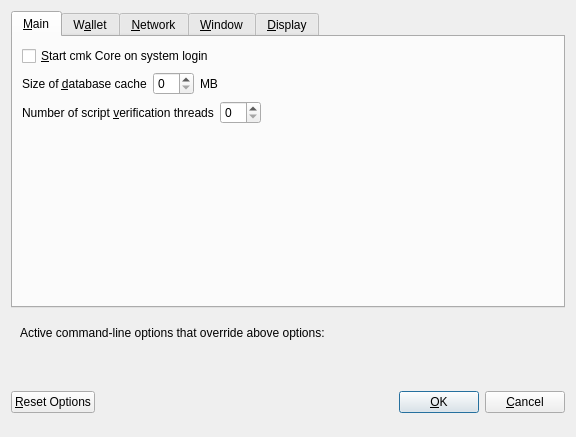
<?xml version="1.0" encoding="UTF-8"?>
<ui version="4.0">
 <class>OptionsDialog</class>
 <widget class="QDialog" name="OptionsDialog">
  <property name="geometry">
   <rect>
    <x>0</x>
    <y>0</y>
    <width>576</width>
    <height>402</height>
   </rect>
  </property>
  <property name="windowTitle">
   <string>Options</string>
  </property>
  <property name="modal">
   <bool>true</bool>
  </property>
  <layout class="QVBoxLayout" name="verticalLayout">
   <item>
    <widget class="QTabWidget" name="tabWidget">
     <property name="currentIndex">
      <number>0</number>
     </property>
     <widget class="QWidget" name="tabMain">
      <attribute name="title">
       <string>&amp;Main</string>
      </attribute>
      <layout class="QVBoxLayout" name="verticalLayout_Main">
       <item>
        <widget class="QCheckBox" name="bitcoinAtStartup">
         <property name="toolTip">
          <string>Automatically start cmk Core after logging in to the system.</string>
         </property>
         <property name="text">
          <string>&amp;Start cmk Core on system login</string>
         </property>
        </widget>
       </item>
       <item>
        <layout class="QHBoxLayout" name="horizontalLayout_2_Main">
         <item>
          <widget class="QLabel" name="databaseCacheLabel">
           <property name="text">
            <string>Size of &amp;database cache</string>
           </property>
           <property name="textFormat">
            <enum>Qt::PlainText</enum>
           </property>
           <property name="buddy">
            <cstring>databaseCache</cstring>
           </property>
          </widget>
         </item>
         <item>
          <widget class="QSpinBox" name="databaseCache"/>
         </item>
         <item>
          <widget class="QLabel" name="databaseCacheUnitLabel">
           <property name="text">
            <string>MB</string>
           </property>
           <property name="textFormat">
            <enum>Qt::PlainText</enum>
           </property>
          </widget>
         </item>
         <item>
          <spacer name="horizontalSpacer_2_Main">
           <property name="orientation">
            <enum>Qt::Horizontal</enum>
           </property>
           <property name="sizeHint" stdset="0">
            <size>
             <width>40</width>
             <height>20</height>
            </size>
           </property>
          </spacer>
         </item>
        </layout>
       </item>
       <item>
        <layout class="QHBoxLayout" name="horizontalLayout_3_Main">
         <item>
          <widget class="QLabel" name="threadsScriptVerifLabel">
           <property name="text">
            <string>Number of script &amp;verification threads</string>
           </property>
           <property name="textFormat">
            <enum>Qt::PlainText</enum>
           </property>
           <property name="buddy">
            <cstring>threadsScriptVerif</cstring>
           </property>
          </widget>
         </item>
         <item>
          <widget class="QSpinBox" name="threadsScriptVerif">
           <property name="toolTip">
            <string>(0 = auto, &lt;0 = leave that many cores free)</string>
           </property>
          </widget>
         </item>
         <item>
          <spacer name="horizontalSpacer_3_Main">
           <property name="orientation">
            <enum>Qt::Horizontal</enum>
           </property>
           <property name="sizeHint" stdset="0">
            <size>
             <width>40</width>
             <height>20</height>
            </size>
           </property>
          </spacer>
         </item>
        </layout>
       </item>
       <item>
        <spacer name="verticalSpacer_Main">
         <property name="orientation">
          <enum>Qt::Vertical</enum>
         </property>
         <property name="sizeHint" stdset="0">
          <size>
           <width>20</width>
           <height>40</height>
          </size>
         </property>
        </spacer>
       </item>
      </layout>
     </widget>
     <widget class="QWidget" name="tabWallet">
      <attribute name="title">
       <string>W&amp;allet</string>
      </attribute>
      <layout class="QVBoxLayout" name="verticalLayout_Wallet">
       <item>
        <widget class="QGroupBox" name="groupBox">
         <property name="title">
          <string>Expert</string>
         </property>
         <layout class="QVBoxLayout" name="verticalLayout_2">
          <item>
           <widget class="QCheckBox" name="coinControlFeatures">
            <property name="toolTip">
             <string>Whether to show coin control features or not.</string>
            </property>
            <property name="text">
             <string>Enable coin &amp;control features</string>
            </property>
           </widget>
          </item>
          <item>
           <widget class="QCheckBox" name="showMasternodesTab">
            <property name="toolTip">
             <string>Show additional tab listing all your masternodes in first sub-tab&lt;br/&gt;and all masternodes on the network in second sub-tab.</string>
            </property>
            <property name="text">
             <string>Show Masternodes Tab</string>
            </property>
           </widget>
          </item>
          <item>
           <widget class="QCheckBox" name="showAdvancedPSUI">
            <property name="toolTip">
             <string>Show additional information and buttons for PrivateSend on overview screen.</string>
            </property>
            <property name="text">
             <string>Enable advanced PrivateSend interface</string>
            </property>
           </widget>
          </item>
          <item>
           <widget class="QCheckBox" name="lowKeysWarning">
            <property name="toolTip">
             <string>Show warning dialog when PrivateSend detects that wallet has very low number of keys left.</string>
            </property>
            <property name="text">
             <string>Warn if PrivateSend is running out of keys</string>
            </property>
           </widget>
          </item>
          <item>
           <widget class="QCheckBox" name="privateSendMultiSession">
            <property name="toolTip">
             <string>Whether to use experimental PrivateSend mode with multiple mixing sessions per block.&lt;br/&gt;Note: You must use this feature carefully.&lt;br/&gt;Make sure you always have recent wallet (auto)backup in a safe place!</string>
            </property>
            <property name="text">
             <string>Enable PrivateSend &amp;multi-session</string>
            </property>
           </widget>
          </item>
          <item>
           <widget class="QCheckBox" name="spendZeroConfChange">
            <property name="toolTip">
             <string>If you disable the spending of unconfirmed change, the change from a transaction&lt;br/&gt;cannot be used until that transaction has at least one confirmation.&lt;br/&gt;This also affects how your balance is computed.</string>
            </property>
            <property name="text">
             <string>&amp;Spend unconfirmed change</string>
            </property>
           </widget>
          </item>
         </layout>
        </widget>
       </item>
       <item>
        <layout class="QHBoxLayout" name="horizontalLayout_4_Wallet">
         <item>
          <widget class="QLabel" name="label">
           <property name="toolTip">
            <string>This setting determines the amount of individual masternodes that an input will be anonymized through.&lt;br/&gt;More rounds of anonymization gives a higher degree of privacy, but also costs more in fees.</string>
           </property>
           <property name="text">
            <string>PrivateSend rounds to use</string>
           </property>
          </widget>
         </item>
         <item>
          <widget class="QSpinBox" name="privateSendRounds">
           <property name="minimum">
            <number>2</number>
           </property>
           <property name="maximum">
            <number>8</number>
           </property>
           <property name="value">
            <number>4</number>
           </property>
          </widget>
         </item>
        </layout>
       </item>
       <item>
        <layout class="QHBoxLayout" name="horizontalLayout">
         <item>
          <widget class="QLabel" name="label_2">
           <property name="toolTip">
            <string>This amount acts as a threshold to turn off PrivateSend once it's reached.</string>
           </property>
           <property name="statusTip">
            <string notr="true"/>
           </property>
           <property name="whatsThis">
            <string notr="true"/>
           </property>
           <property name="accessibleName">
            <string notr="true"/>
           </property>
           <property name="accessibleDescription">
            <string notr="true"/>
           </property>
           <property name="text">
            <string>Amount of cmk to keep anonymized</string>
           </property>
          </widget>
         </item>
         <item>
          <widget class="QSpinBox" name="privateSendAmount">
           <property name="minimum">
            <number>2</number>
           </property>
           <property name="maximum">
            <number>2000</number>
           </property>
           <property name="singleStep">
            <number>10</number>
           </property>
           <property name="value">
            <number>1000</number>
           </property>
          </widget>
         </item>
        </layout>
       </item>
       <item>
        <spacer name="verticalSpacer_Wallet">
         <property name="orientation">
          <enum>Qt::Vertical</enum>
         </property>
         <property name="sizeHint" stdset="0">
          <size>
           <width>20</width>
           <height>40</height>
          </size>
         </property>
        </spacer>
       </item>
      </layout>
     </widget>
     <widget class="QWidget" name="tabNetwork">
      <attribute name="title">
       <string>&amp;Network</string>
      </attribute>
      <layout class="QVBoxLayout" name="verticalLayout_Network">
       <item>
        <widget class="QCheckBox" name="mapPortUpnp">
         <property name="toolTip">
          <string>Automatically open the cmk Core client port on the router. This only works when your router supports UPnP and it is enabled.</string>
         </property>
         <property name="text">
          <string>Map port using &amp;UPnP</string>
         </property>
        </widget>
       </item>
       <item>
        <widget class="QCheckBox" name="allowIncoming">
         <property name="toolTip">
          <string>Accept connections from outside</string>
         </property>
         <property name="text">
          <string>Allow incoming connections</string>
         </property>
        </widget>
       </item>
       <item>
        <widget class="QCheckBox" name="connectSocks">
         <property name="toolTip">
          <string>Connect to the cmk network through a SOCKS5 proxy.</string>
         </property>
         <property name="text">
          <string>&amp;Connect through SOCKS5 proxy (default proxy):</string>
         </property>
        </widget>
       </item>
       <item>
        <layout class="QHBoxLayout" name="horizontalLayout_1_Network">
         <item>
          <widget class="QLabel" name="proxyIpLabel">
           <property name="text">
            <string>Proxy &amp;IP:</string>
           </property>
           <property name="textFormat">
            <enum>Qt::PlainText</enum>
           </property>
           <property name="buddy">
            <cstring>proxyIp</cstring>
           </property>
          </widget>
         </item>
         <item>
          <widget class="QValidatedLineEdit" name="proxyIp">
           <property name="minimumSize">
            <size>
             <width>140</width>
             <height>0</height>
            </size>
           </property>
           <property name="maximumSize">
            <size>
             <width>140</width>
             <height>16777215</height>
            </size>
           </property>
           <property name="toolTip">
            <string>IP address of the proxy (e.g. IPv4: 127.0.0.1 / IPv6: ::1)</string>
           </property>
          </widget>
         </item>
         <item>
          <widget class="QLabel" name="proxyPortLabel">
           <property name="text">
            <string>&amp;Port:</string>
           </property>
           <property name="textFormat">
            <enum>Qt::PlainText</enum>
           </property>
           <property name="buddy">
            <cstring>proxyPort</cstring>
           </property>
          </widget>
         </item>
         <item>
          <widget class="QLineEdit" name="proxyPort">
           <property name="minimumSize">
            <size>
             <width>55</width>
             <height>0</height>
            </size>
           </property>
           <property name="maximumSize">
            <size>
             <width>55</width>
             <height>16777215</height>
            </size>
           </property>
           <property name="toolTip">
            <string>Port of the proxy (e.g. 9050)</string>
           </property>
          </widget>
         </item>
         <item>
          <spacer name="horizontalSpacer_1_Network">
           <property name="orientation">
            <enum>Qt::Horizontal</enum>
           </property>
           <property name="sizeHint" stdset="0">
            <size>
             <width>40</width>
             <height>20</height>
            </size>
           </property>
          </spacer>
         </item>
        </layout>
       </item>
       <item>
        <layout class="QHBoxLayout" name="horizontalLayout_2_Network">
         <item>
          <widget class="QLabel" name="proxyActiveNets">
           <property name="text">
            <string>Used for reaching peers via:</string>
           </property>
           <property name="textFormat">
            <enum>Qt::PlainText</enum>
           </property>
          </widget>
         </item>
         <item>
          <widget class="QCheckBox" name="proxyReachIPv4">
           <property name="enabled">
            <bool>false</bool>
           </property>
           <property name="toolTip">
            <string>Shows, if the supplied default SOCKS5 proxy is used to reach peers via this network type.</string>
           </property>
           <property name="text">
            <string/>
           </property>
          </widget>
         </item>
         <item>
          <widget class="QLabel" name="proxyReachIPv4Label">
           <property name="text">
            <string>IPv4</string>
           </property>
           <property name="textFormat">
            <enum>Qt::PlainText</enum>
           </property>
          </widget>
         </item>
         <item>
          <widget class="QCheckBox" name="proxyReachIPv6">
           <property name="enabled">
            <bool>false</bool>
           </property>
           <property name="toolTip">
            <string>Shows, if the supplied default SOCKS5 proxy is used to reach peers via this network type.</string>
           </property>
           <property name="text">
            <string/>
           </property>
          </widget>
         </item>
         <item>
          <widget class="QLabel" name="proxyReachIPv6Label">
           <property name="text">
            <string>IPv6</string>
           </property>
           <property name="textFormat">
            <enum>Qt::PlainText</enum>
           </property>
          </widget>
         </item>
         <item>
          <widget class="QCheckBox" name="proxyReachTor">
           <property name="enabled">
            <bool>false</bool>
           </property>
           <property name="toolTip">
            <string>Shows, if the supplied default SOCKS5 proxy is used to reach peers via this network type.</string>
           </property>
           <property name="text">
            <string/>
           </property>
          </widget>
         </item>
         <item>
          <widget class="QLabel" name="proxyReachTorLabel">
           <property name="text">
            <string>Tor</string>
           </property>
           <property name="textFormat">
            <enum>Qt::PlainText</enum>
           </property>
          </widget>
         </item>
         <item>
          <spacer name="horizontalSpacer_2_Network">
           <property name="orientation">
            <enum>Qt::Horizontal</enum>
           </property>
           <property name="sizeHint" stdset="0">
            <size>
             <width>40</width>
             <height>20</height>
            </size>
           </property>
          </spacer>
         </item>
        </layout>
       </item>
       <item>
        <widget class="QCheckBox" name="connectSocksTor">
         <property name="toolTip">
          <string>Connect to the cmk network through a separate SOCKS5 proxy for Tor hidden services.</string>
         </property>
         <property name="text">
          <string>Use separate SOCKS5 proxy to reach peers via Tor hidden services:</string>
         </property>
        </widget>
       </item>
       <item>
        <layout class="QHBoxLayout" name="horizontalLayout_3_Network">
         <item>
          <widget class="QLabel" name="proxyIpTorLabel">
           <property name="text">
            <string>Proxy &amp;IP:</string>
           </property>
           <property name="textFormat">
            <enum>Qt::PlainText</enum>
           </property>
           <property name="buddy">
            <cstring>proxyIpTor</cstring>
           </property>
          </widget>
         </item>
         <item>
          <widget class="QValidatedLineEdit" name="proxyIpTor">
           <property name="minimumSize">
            <size>
             <width>140</width>
             <height>0</height>
            </size>
           </property>
           <property name="maximumSize">
            <size>
             <width>140</width>
             <height>16777215</height>
            </size>
           </property>
           <property name="toolTip">
            <string>IP address of the proxy (e.g. IPv4: 127.0.0.1 / IPv6: ::1)</string>
           </property>
          </widget>
         </item>
         <item>
          <widget class="QLabel" name="proxyPortTorLabel">
           <property name="text">
            <string>&amp;Port:</string>
           </property>
           <property name="textFormat">
            <enum>Qt::PlainText</enum>
           </property>
           <property name="buddy">
            <cstring>proxyPortTor</cstring>
           </property>
          </widget>
         </item>
         <item>
          <widget class="QLineEdit" name="proxyPortTor">
           <property name="minimumSize">
            <size>
             <width>55</width>
             <height>0</height>
            </size>
           </property>
           <property name="maximumSize">
            <size>
             <width>55</width>
             <height>16777215</height>
            </size>
           </property>
           <property name="toolTip">
            <string>Port of the proxy (e.g. 9050)</string>
           </property>
          </widget>
         </item>
         <item>
          <spacer name="horizontalSpacer_4_Network">
           <property name="orientation">
            <enum>Qt::Horizontal</enum>
           </property>
           <property name="sizeHint" stdset="0">
            <size>
             <width>40</width>
             <height>20</height>
            </size>
           </property>
          </spacer>
         </item>
        </layout>
       </item>
       <item>
        <spacer name="verticalSpacer_Network">
         <property name="orientation">
          <enum>Qt::Vertical</enum>
         </property>
         <property name="sizeHint" stdset="0">
          <size>
           <width>20</width>
           <height>40</height>
          </size>
         </property>
        </spacer>
       </item>
      </layout>
     </widget>
     <widget class="QWidget" name="tabWindow">
      <attribute name="title">
       <string>&amp;Window</string>
      </attribute>
      <layout class="QVBoxLayout" name="verticalLayout_Window">
       <item>
        <widget class="QCheckBox" name="minimizeToTray">
         <property name="toolTip">
          <string>Show only a tray icon after minimizing the window.</string>
         </property>
         <property name="text">
          <string>&amp;Minimize to the tray instead of the taskbar</string>
         </property>
        </widget>
       </item>
       <item>
        <widget class="QCheckBox" name="minimizeOnClose">
         <property name="toolTip">
          <string>Minimize instead of exit the application when the window is closed. When this option is enabled, the application will be closed only after selecting Exit in the menu.</string>
         </property>
         <property name="text">
          <string>M&amp;inimize on close</string>
         </property>
        </widget>
       </item>
       <item>
        <spacer name="verticalSpacer_Window">
         <property name="orientation">
          <enum>Qt::Vertical</enum>
         </property>
         <property name="sizeHint" stdset="0">
          <size>
           <width>20</width>
           <height>40</height>
          </size>
         </property>
        </spacer>
       </item>
      </layout>
     </widget>
     <widget class="QWidget" name="tabDisplay">
      <attribute name="title">
       <string>&amp;Display</string>
      </attribute>
      <layout class="QVBoxLayout" name="verticalLayout_Display">
       <item>
        <layout class="QHBoxLayout" name="horizontalLayout_1_Display">
         <item>
          <widget class="QLabel" name="langLabel">
           <property name="text">
            <string>User Interface &amp;language:</string>
           </property>
           <property name="textFormat">
            <enum>Qt::PlainText</enum>
           </property>
           <property name="buddy">
            <cstring>lang</cstring>
           </property>
          </widget>
         </item>
         <item>
          <widget class="QValueComboBox" name="lang">
           <property name="toolTip">
            <string>The user interface language can be set here. This setting will take effect after restarting cmk Core.</string>
           </property>
          </widget>
         </item>
        </layout>
       </item>
       <item>
        <widget class="QLabel" name="label_3">
         <property name="toolTip">
          <string notr="true"/>
         </property>
         <property name="statusTip">
          <string notr="true"/>
         </property>
         <property name="whatsThis">
          <string notr="true"/>
         </property>
         <property name="accessibleName">
          <string notr="true"/>
         </property>
         <property name="text">
          <string>Language missing or translation incomplete? Help contributing translations here:
https://www.transifex.com/projects/p/cmk/</string>
         </property>
         <property name="wordWrap">
          <bool>true</bool>
         </property>
         <property name="openExternalLinks">
          <bool>true</bool>
         </property>
         <property name="textInteractionFlags">
          <set>Qt::TextBrowserInteraction</set>
         </property>
        </widget>
       </item>
       
       <item>
        <widget class="Line" name="line">
         <property name="orientation">
          <enum>Qt::Horizontal</enum>
         </property>
        </widget>
       </item>
       <item>
        <layout class="QHBoxLayout" name="horizontalLayout_2_Display">
         <item>
          <widget class="QLabel" name="unitLabel">
           <property name="text">
            <string>&amp;Unit to show amounts in:</string>
           </property>
           <property name="textFormat">
            <enum>Qt::PlainText</enum>
           </property>
           <property name="buddy">
            <cstring>unit</cstring>
           </property>
          </widget>
         </item>
         <item>
          <widget class="QValueComboBox" name="unit">
           <property name="toolTip">
            <string>Choose the default subdivision unit to show in the interface and when sending coins.</string>
           </property>
          </widget>
         </item>
        </layout>
       </item>
       <item>
        <layout class="QHBoxLayout" name="horizontalLayout_5_Display">
         <item>
          <widget class="QLabel" name="digitsLabel">
           <property name="text">
            <string>Decimal digits</string>
           </property>
          </widget>
         </item>
         <item>
          <widget class="QValueComboBox" name="digits"/>
         </item>
        </layout>
       </item>
       <item>
        <layout class="QHBoxLayout" name="horizontalLayout_3_Display">
         <item>
          <widget class="QLabel" name="thirdPartyTxUrlsLabel">
           <property name="toolTip">
            <string>Third party URLs (e.g. a block explorer) that appear in the transactions tab as context menu items.&lt;br/&gt;%s in the URL is replaced by transaction hash. Multiple URLs are separated by vertical bar |.</string>
           </property>
           <property name="text">
            <string>Third party transaction URLs</string>
           </property>
           <property name="buddy">
            <cstring>thirdPartyTxUrls</cstring>
           </property>
          </widget>
         </item>
         <item>
          <widget class="QLineEdit" name="thirdPartyTxUrls">
           <property name="toolTip">
            <string>Third party URLs (e.g. a block explorer) that appear in the transactions tab as context menu items.&lt;br/&gt;%s in the URL is replaced by transaction hash. Multiple URLs are separated by vertical bar |.</string>
           </property>
          </widget>
         </item>
        </layout>
       </item>
       <item>
        <spacer name="verticalSpacer">
         <property name="orientation">
          <enum>Qt::Vertical</enum>
         </property>
         <property name="sizeHint" stdset="0">
          <size>
           <width>20</width>
           <height>40</height>
          </size>
         </property>
        </spacer>
       </item>
      </layout>
     </widget>
    </widget>
   </item>
   <item>
    <widget class="QFrame" name="frame">
     <layout class="QVBoxLayout" name="verticalLayout_Bottom">
      <item>
       <layout class="QHBoxLayout" name="horizontalLayout_Bottom">
        <item>
         <widget class="QLabel" name="overriddenByCommandLineInfoLabel">
          <property name="text">
           <string>Active command-line options that override above options:</string>
          </property>
          <property name="textFormat">
           <enum>Qt::PlainText</enum>
          </property>
         </widget>
        </item>
        <item>
         <spacer name="horizontalSpacer_Bottom">
          <property name="orientation">
           <enum>Qt::Horizontal</enum>
          </property>
          <property name="sizeHint" stdset="0">
           <size>
            <width>40</width>
            <height>20</height>
           </size>
          </property>
         </spacer>
        </item>
       </layout>
      </item>
      <item>
       <widget class="QLabel" name="overriddenByCommandLineLabel">
        <property name="text">
         <string/>
        </property>
        <property name="textFormat">
         <enum>Qt::PlainText</enum>
        </property>
        <property name="wordWrap">
         <bool>true</bool>
        </property>
       </widget>
      </item>
     </layout>
    </widget>
   </item>
   <item>
    <layout class="QHBoxLayout" name="horizontalLayout_Buttons">
     <item>
      <widget class="QPushButton" name="resetButton">
       <property name="toolTip">
        <string>Reset all client options to default.</string>
       </property>
       <property name="text">
        <string>&amp;Reset Options</string>
       </property>
       <property name="autoDefault">
        <bool>false</bool>
       </property>
      </widget>
     </item>
     <item>
      <spacer name="horizontalSpacer_1">
       <property name="orientation">
        <enum>Qt::Horizontal</enum>
       </property>
       <property name="sizeHint" stdset="0">
        <size>
         <width>40</width>
         <height>48</height>
        </size>
       </property>
      </spacer>
     </item>
     <item>
      <widget class="QLabel" name="statusLabel">
       <property name="minimumSize">
        <size>
         <width>200</width>
         <height>0</height>
        </size>
       </property>
       <property name="font">
        <font>
         <weight>75</weight>
         <bold>true</bold>
        </font>
       </property>
       <property name="text">
        <string/>
       </property>
       <property name="textFormat">
        <enum>Qt::PlainText</enum>
       </property>
       <property name="wordWrap">
        <bool>true</bool>
       </property>
      </widget>
     </item>
     <item>
      <spacer name="horizontalSpacer_2">
       <property name="orientation">
        <enum>Qt::Horizontal</enum>
       </property>
       <property name="sizeHint" stdset="0">
        <size>
         <width>40</width>
         <height>48</height>
        </size>
       </property>
      </spacer>
     </item>
     <item>
      <widget class="QPushButton" name="okButton">
       <property name="text">
        <string>&amp;OK</string>
       </property>
       <property name="autoDefault">
        <bool>false</bool>
       </property>
       <property name="default">
        <bool>true</bool>
       </property>
      </widget>
     </item>
     <item>
      <widget class="QPushButton" name="cancelButton">
       <property name="text">
        <string>&amp;Cancel</string>
       </property>
       <property name="autoDefault">
        <bool>false</bool>
       </property>
      </widget>
     </item>
    </layout>
   </item>
  </layout>
 </widget>
 <customwidgets>
  <customwidget>
   <class>QValidatedLineEdit</class>
   <extends>QLineEdit</extends>
   <header>qvalidatedlineedit.h</header>
  </customwidget>
  <customwidget>
   <class>QValueComboBox</class>
   <extends>QComboBox</extends>
   <header>qvaluecombobox.h</header>
  </customwidget>
 </customwidgets>
 <resources/>
 <connections/>
</ui>
